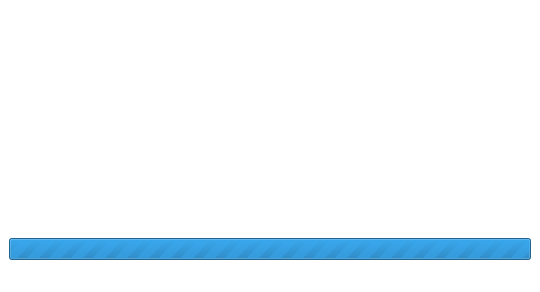
<?xml version="1.0" encoding="UTF-8"?>
<ui version="4.0">
 <class>ProgressSlideshowDialog</class>
 <widget class="QDialog" name="ProgressSlideshowDialog">
  <property name="windowModality">
   <enum>Qt::WindowModal</enum>
  </property>
  <property name="geometry">
   <rect>
    <x>0</x>
    <y>0</y>
    <width>540</width>
    <height>277</height>
   </rect>
  </property>
  <property name="palette">
   <palette>
    <active>
     <colorrole role="WindowText">
      <brush brushstyle="SolidPattern">
       <color alpha="255">
        <red>34</red>
        <green>31</green>
        <blue>30</blue>
       </color>
      </brush>
     </colorrole>
     <colorrole role="Text">
      <brush brushstyle="SolidPattern">
       <color alpha="255">
        <red>31</red>
        <green>28</green>
        <blue>27</blue>
       </color>
      </brush>
     </colorrole>
     <colorrole role="ButtonText">
      <brush brushstyle="SolidPattern">
       <color alpha="255">
        <red>34</red>
        <green>31</green>
        <blue>30</blue>
       </color>
      </brush>
     </colorrole>
     <colorrole role="Base">
      <brush brushstyle="SolidPattern">
       <color alpha="255">
        <red>255</red>
        <green>255</green>
        <blue>255</blue>
       </color>
      </brush>
     </colorrole>
     <colorrole role="Window">
      <brush brushstyle="SolidPattern">
       <color alpha="255">
        <red>255</red>
        <green>255</green>
        <blue>255</blue>
       </color>
      </brush>
     </colorrole>
    </active>
    <inactive>
     <colorrole role="WindowText">
      <brush brushstyle="SolidPattern">
       <color alpha="255">
        <red>34</red>
        <green>31</green>
        <blue>30</blue>
       </color>
      </brush>
     </colorrole>
     <colorrole role="Text">
      <brush brushstyle="SolidPattern">
       <color alpha="255">
        <red>31</red>
        <green>28</green>
        <blue>27</blue>
       </color>
      </brush>
     </colorrole>
     <colorrole role="ButtonText">
      <brush brushstyle="SolidPattern">
       <color alpha="255">
        <red>34</red>
        <green>31</green>
        <blue>30</blue>
       </color>
      </brush>
     </colorrole>
     <colorrole role="Base">
      <brush brushstyle="SolidPattern">
       <color alpha="255">
        <red>255</red>
        <green>255</green>
        <blue>255</blue>
       </color>
      </brush>
     </colorrole>
     <colorrole role="Window">
      <brush brushstyle="SolidPattern">
       <color alpha="255">
        <red>255</red>
        <green>255</green>
        <blue>255</blue>
       </color>
      </brush>
     </colorrole>
    </inactive>
    <disabled>
     <colorrole role="WindowText">
      <brush brushstyle="SolidPattern">
       <color alpha="255">
        <red>255</red>
        <green>255</green>
        <blue>255</blue>
       </color>
      </brush>
     </colorrole>
     <colorrole role="Text">
      <brush brushstyle="SolidPattern">
       <color alpha="255">
        <red>255</red>
        <green>255</green>
        <blue>255</blue>
       </color>
      </brush>
     </colorrole>
     <colorrole role="ButtonText">
      <brush brushstyle="SolidPattern">
       <color alpha="255">
        <red>255</red>
        <green>255</green>
        <blue>255</blue>
       </color>
      </brush>
     </colorrole>
     <colorrole role="Base">
      <brush brushstyle="SolidPattern">
       <color alpha="255">
        <red>255</red>
        <green>255</green>
        <blue>255</blue>
       </color>
      </brush>
     </colorrole>
     <colorrole role="Window">
      <brush brushstyle="SolidPattern">
       <color alpha="255">
        <red>255</red>
        <green>255</green>
        <blue>255</blue>
       </color>
      </brush>
     </colorrole>
    </disabled>
   </palette>
  </property>
  <property name="windowTitle">
   <string/>
  </property>
  <property name="styleSheet">
   <string notr="true"/>
  </property>
  <layout class="QVBoxLayout" name="verticalLayout">
   <property name="margin">
    <number>0</number>
   </property>
   <item>
    <widget class="QLabel" name="imagespace">
     <property name="sizePolicy">
      <sizepolicy hsizetype="Fixed" vsizetype="Fixed">
       <horstretch>0</horstretch>
       <verstretch>0</verstretch>
      </sizepolicy>
     </property>
     <property name="minimumSize">
      <size>
       <width>400</width>
       <height>200</height>
      </size>
     </property>
     <property name="frameShape">
      <enum>QFrame::NoFrame</enum>
     </property>
     <property name="lineWidth">
      <number>0</number>
     </property>
     <property name="text">
      <string/>
     </property>
     <property name="margin">
      <number>0</number>
     </property>
     <property name="indent">
      <number>-1</number>
     </property>
    </widget>
   </item>
   <item>
    <widget class="QFrame" name="frame">
     <property name="frameShape">
      <enum>QFrame::Box</enum>
     </property>
     <property name="frameShadow">
      <enum>QFrame::Plain</enum>
     </property>
     <property name="lineWidth">
      <number>0</number>
     </property>
     <layout class="QVBoxLayout" name="verticalLayout_2">
      <item>
       <widget class="QLabel" name="statusLabel">
        <property name="font">
         <font>
          <pointsize>11</pointsize>
         </font>
        </property>
        <property name="text">
         <string/>
        </property>
        <property name="wordWrap">
         <bool>true</bool>
        </property>
       </widget>
      </item>
      <item>
       <widget class="QProgressBar" name="progressBar">
        <property name="maximum">
         <number>0</number>
        </property>
        <property name="value">
         <number>0</number>
        </property>
       </widget>
      </item>
      <item>
       <widget class="QLabel" name="mbwrittenLabel">
        <property name="font">
         <font>
          <pointsize>11</pointsize>
         </font>
        </property>
        <property name="text">
         <string/>
        </property>
       </widget>
      </item>
     </layout>
    </widget>
   </item>
  </layout>
 </widget>
 <resources/>
 <connections/>
</ui>
